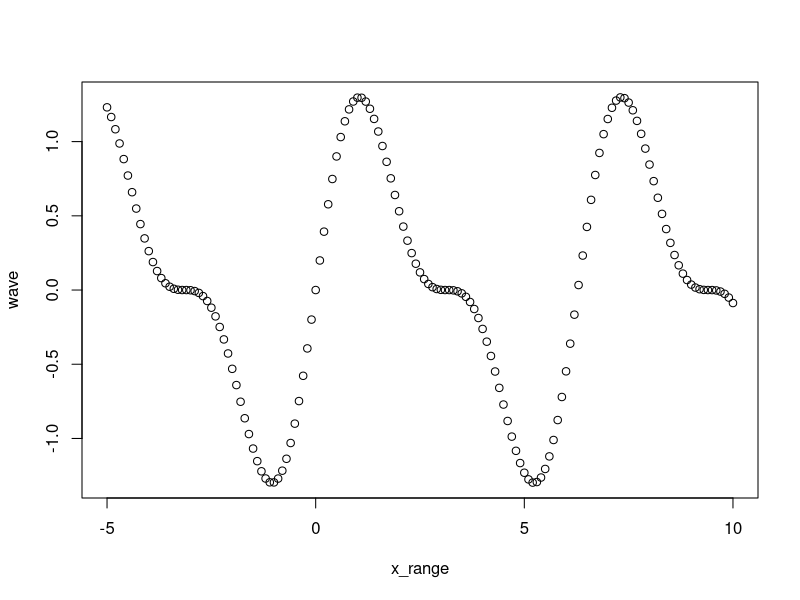

Write R code to recreate this figure.
# Exercise 1: creating and operating on vectors

# Create a vector `names` that contains your name and the names of 2 people 
# next to you. Print the vector.
names <- c("Ursula","Nathan","Michelle")

# Use the colon operator : to create a vector `n` of numbers from 10:49
n <- 10:49

# Use the `length()` function to get the number of elements in `n`
length(n)

# Add 1 to each element in `n` and print the result
print(n+1)

# Create a vector `m` that contains the numbers 10 to 1 (in that order). 
# Hint: use the `seq()` function
m <- seq(10,1)

# Subtract `m` FROM `n`. Note the recycling!
m-n

# Use the `seq()` function to produce a range of numbers from -5 to 10 in `0.1`
# increments. Store it in a variable `x_range`
x_range <- seq(-5,10,0.1)

# Create a vector `sin_wave` by calling the `sin()` function on each element 
# in `x_range`.
sin_wave <- sin(x_range)

# Create a vector `cos_wave` by calling the `cos()` function on each element 
# in `x_range`.
cos_wave <- cos(x_range)

# Create a vector `wave` by multiplying `sin_wave` and `cos_wave` together, then
# adding `sin_wave` to the product
wave <- (sin_wave*cos_wave)+sin_wave

# Use the `plot()` function to plot your `wave`!
plot(x_range,wave)
